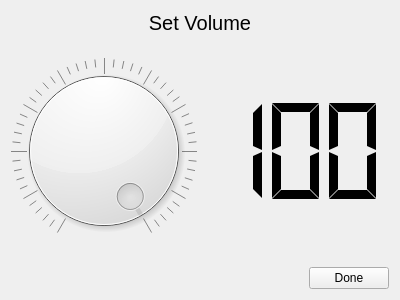
<?xml version="1.0" encoding="UTF-8"?>
<ui version="4.0">
 <class>ScreenSetVolume</class>
 <widget class="QWidget" name="ScreenSetVolume">
  <property name="geometry">
   <rect>
    <x>0</x>
    <y>0</y>
    <width>400</width>
    <height>300</height>
   </rect>
  </property>
  <property name="windowTitle">
   <string>Form</string>
  </property>
  <layout class="QVBoxLayout" name="verticalLayout">
   <item>
    <widget class="QLabel" name="title">
     <property name="sizePolicy">
      <sizepolicy hsizetype="Preferred" vsizetype="Maximum">
       <horstretch>0</horstretch>
       <verstretch>0</verstretch>
      </sizepolicy>
     </property>
     <property name="font">
      <font>
       <pointsize>15</pointsize>
      </font>
     </property>
     <property name="text">
      <string>Set Volume</string>
     </property>
     <property name="alignment">
      <set>Qt::AlignCenter</set>
     </property>
    </widget>
   </item>
   <item>
    <layout class="QHBoxLayout" name="horizontalLayout_9">
     <item>
      <widget class="QDial" name="volumeKnob">
       <property name="sizePolicy">
        <sizepolicy hsizetype="Preferred" vsizetype="Expanding">
         <horstretch>0</horstretch>
         <verstretch>0</verstretch>
        </sizepolicy>
       </property>
       <property name="maximum">
        <number>100</number>
       </property>
       <property name="value">
        <number>100</number>
       </property>
       <property name="tracking">
        <bool>true</bool>
       </property>
       <property name="orientation">
        <enum>Qt::Horizontal</enum>
       </property>
       <property name="invertedAppearance">
        <bool>false</bool>
       </property>
       <property name="invertedControls">
        <bool>false</bool>
       </property>
       <property name="wrapping">
        <bool>false</bool>
       </property>
       <property name="notchesVisible">
        <bool>true</bool>
       </property>
      </widget>
     </item>
     <item>
      <widget class="QLCDNumber" name="volumeDisplay">
       <property name="sizePolicy">
        <sizepolicy hsizetype="Minimum" vsizetype="Expanding">
         <horstretch>0</horstretch>
         <verstretch>0</verstretch>
        </sizepolicy>
       </property>
       <property name="frameShape">
        <enum>QFrame::NoFrame</enum>
       </property>
       <property name="digitCount">
        <number>3</number>
       </property>
       <property name="segmentStyle">
        <enum>QLCDNumber::Flat</enum>
       </property>
       <property name="value" stdset="0">
        <double>100.000000000000000</double>
       </property>
      </widget>
     </item>
    </layout>
   </item>
   <item>
    <layout class="QHBoxLayout" name="horizontalLayout_10">
     <item>
      <spacer name="horizontalSpacer_4">
       <property name="orientation">
        <enum>Qt::Horizontal</enum>
       </property>
       <property name="sizeHint" stdset="0">
        <size>
         <width>508</width>
         <height>20</height>
        </size>
       </property>
      </spacer>
     </item>
     <item>
      <widget class="QPushButton" name="doneBtn">
       <property name="text">
        <string>Done</string>
       </property>
      </widget>
     </item>
    </layout>
   </item>
  </layout>
 </widget>
 <resources/>
 <connections/>
</ui>
